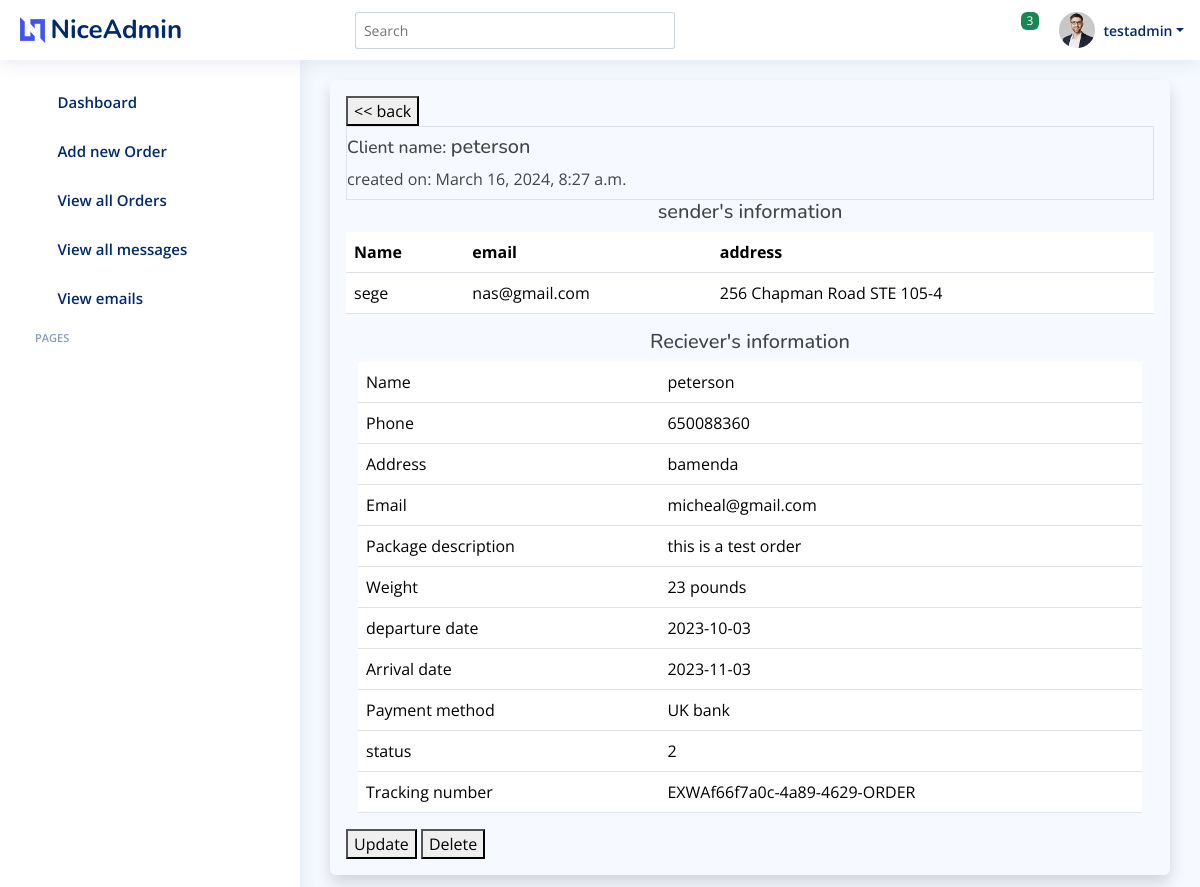
The app's page /adminside/details/0ee68c50487448ec99fb040bddc094c9/ (signed in) with its own data.
### adminside/models.py (models this page shows, shortened)
class Order(models.Model):
    sender_name = models.CharField(max_length=50)
    sender_address = models.CharField(max_length=50)
    sender_email = models.EmailField()
    sender_phone = models.CharField(null=True, blank=True, max_length=50)
    reciever_name = models.CharField(max_length=50, null=True, blank=True)
    Phone_number = models.CharField(null=True, blank=True, max_length=50)
    reciever_address = models.CharField(max_length=50, null=True, blank=True)
    reciever_email = models.EmailField()
    origin = models.CharField(max_length=50, null=True, blank=True)
    destination = models.CharField(max_length=50, null=True, blank=True)
    package = models.IntegerField(null=True)
    carrier = models.CharField(max_length=50, null=True, blank=True)
    type_of_shipment = models.CharField(max_length=50, null=True, blank=True)
    description = models.TextField(null=True, blank=True)
    reference_number = models.CharField(max_length=50, null=True, blank=True)
    weight = models.CharField(max_length=50, null=True, blank=True)
    departure_date = models.DateField(null=True, blank=True)
    arrival_date = models.DateField(null=True, blank=True)
    departure_time = models.CharField(null=True, blank=True, max_length=10)
    arrival_time = models.CharField(null=True, blank=True,  max_length=10)
    payment_method = models.CharField(max_length=50, null=True, blank=True)
    tracking_number = models.CharField(default=f"EXWA{str(uuid.uuid4())[:18]}-ORDER", max_length=30, unique=True)
    status = models.IntegerField(choices=ORDERSTATUS, default=1)
    id = models.UUIDField(default=uuid.uuid4, unique=True, primary_key=True, editable= False)
    date_added = models.DateTimeField(auto_now_add = True)
    updated = models.DateTimeField(auto_now=True)
    class Meta:
        ordering = ['-date_added']

### adminside/views.py (the view)
# urls.py: path('details/<str:pk>/', views.details, name = 'details'),
def details(request, pk):
    order = Order.objects.get(id=pk)
    return render(request, 'details.html', {'order': order})

### adminside/templates/details.html
{% extends 'base.html' %}
{% load static %}
{% block content %}
<div class="container  shadow p-3 mb-5 rounded">
    <a href="{% url 'AdminSide:order-list'%}"><button type="button" class="btn-secondary"> << back </button></a>
      <div class="nav navbar border">
          <div class="row">
              <div class="title"><h5><small>Client name: </small>{{ order.reciever_name}}</h5></div>
              <div class="timestamp">created on: {{order.date_added}}</div>
          </div>
      </div>
      <div class="sender">
          <h5 class="text-center">sender's information</h5>
          <table class="table">
              <thead>
                <tr>
                  <th scope="col">Name</th>
                  <th scope="col">email</th>
                  <th scope="col">address</th>
                </tr>
              </thead>
              <tbody>
                <tr>
                  <td>{{order.sender_name}}</td>
                  <td>{{order.sender_email}}</td>
                  <td>{{order.sender_address}}</td>
                </tr>
              </tbody>
            </table>
      </div>
      <div class="container-fluid reciever">
          <h5 class="text-center">Reciever's information</h5>
          <table class="table">
              <tbody>
                <tr>
                  <td class="text-strong">Name</td>
                  <td>{{order.reciever_name}}</td>
                </tr>
                <tr>
                  <td class="text-strong">Phone</td>
                  <td>{{order.Phone_number}}</td>
                </tr>
                <tr>
                  <td class="text-strong">Address</td>
                  <td>{{order.reciever_address}}</td>
                </tr>
                <tr>
                  <td class="text-strong">Email</td>
                  <td>{{order.reciever_email}}</td>
                </tr>
                <tr>
                  <td class="text-strong">Package description</td>
                  <td>{{order.description}}</td>
                </tr>
                <tr>
                  <td class="text-strong">Weight</td>
                  <td>{{order.weight}}</td>
                </tr>
                <tr>
                  <td class="text-strong">departure date</td>
                  <td>{{order.departure_time}}</td>
                </tr>
                <tr>
                  <td class="text-strong">Arrival date</td>
                  <td>{{order.arrival_time}}</td>
                </tr>
                <tr>
                  <td class="text-strong">Payment method</td>
                  <td>{{order.payment_method}}</td>
                </tr>
                <tr>
                  <td class="text-strong">status</td>
                  <td>{{order.status}}</td>
                </tr>
                <tr>
                  <td class="text-strong">Tracking number</td>
                  <td>{{order.tracking_number}}</td>
                </tr>
              </tbody>
            </table>
      </div>
      <a href="{% url 'AdminSide:update-order' order.id %}"><button type="reset">Update</button></a>
      <a href="{% url 'AdminSide:delete-order' order.id %}"><button type="reset">Delete</button></a>
  </div>
{% endblock %}

### adminside/templates/base.html (shortened to what this page needs)
{% load static %}
<!DOCTYPE html>
<html lang="en">
<head>
  <link href="{% static 'assets/vendor/bootstrap/css/bootstrap.min.css' %}" rel="stylesheet">
  <link rel="stylesheet" href="{% static 'assets/vendor/bootstrap-icons/bootstrap-icons.css' %}">
  <link rel="stylesheet" href="{% static 'assets/vendor/boxicons/css/boxicons.min.css' %}">
  <link rel="stylesheet" href="{% static 'assets/vendor/quill/quill.snow.css' %}">
  <link rel="stylesheet" href="{% static 'assets/vendor/quill/quill.bubble.css' %}">
  <link href="{%static 'assets/vendor/remixicon/remixicon.css' %}" rel="stylesheet">
  <link href="{% static 'assets/vendor/simple-datatables/style.css' %}" rel="stylesheet">
  <link href="{% static 'assets/css/style.css' %}" rel="stylesheet">
</head>
<body>
  <header id="header" class="header fixed-top d-flex align-items-center">
    <div class="d-flex align-items-center justify-content-between">
      <a href="" class="logo d-flex align-items-center">
        <img src="{% static 'assets/img/logo.png' %}" alt="">
        <span class="d-none d-lg-block">NiceAdmin</span>
      </a>
      <i class="bi bi-list toggle-sidebar-btn"></i>
    </div>
    <div class="search-bar">
      <form class="search-form d-flex align-items-center" method="POST" action="#">
        <input type="text" name="query" placeholder="Search" title="Enter search keyword">
        <button type="submit" title="Search"><i class="bi bi-search"></i></button>
      </form>
    </div>
    <nav class="header-nav ms-auto">
      <ul class="d-flex align-items-center">
        <li class="nav-item dropdown">
          <a class="nav-link nav-icon" href="#" data-bs-toggle="dropdown">
            <i class="bi bi-chat-left-text"></i>
            <span class="badge bg-success badge-number">3</span>
          </a>
        </li>
        <li class="nav-item dropdown pe-3">
          <a class="nav-link nav-profile d-flex align-items-center pe-0" href="#" data-bs-toggle="dropdown">
            <img src="{% static 'assets/img/profile-img.jpg' %}" alt="Profile" class="rounded-circle">
            <span class="d-none d-md-block dropdown-toggle ps-2">{{request.user.username}}</span>
          </a>
        </li>
      </ul>
    </nav>
  </header>
  <aside id="sidebar" class="sidebar">
    <ul class="sidebar-nav" id="sidebar-nav">
      <li class="nav-item">
        <a class="nav-link collapsed" href="{% url 'AdminSide:dashboard' %}">
          <i class="bi bi-grid"></i>
          <span>Dashboard</span>
        </a>
      </li>
      <li class="nav-item">
        <a class="nav-link collapsed" href="{% url 'AdminSide:new-order' %}">
          <i class="bi bi-grid"></i>
          <span>Add new Order</span>
        </a>
      </li>
      <li class="nav-item">
        <a class="nav-link collapsed" href="{% url 'AdminSide:order-list' %}">
          <i class="bi bi-grid"></i>
          <span>View all Orders</span>
        </a>
      </li>
      <li class="nav-item">
        <a class="nav-link collapsed" href="{% url 'AdminSide:all-messages' %}">
          <i class="bi bi-grid"></i>
          <span>View all messages</span>
        </a>
      </li>
      <li class="nav-item">
        <a class="nav-link collapsed" href="{% url 'AdminSide:email' %}">
          <i class="bi bi-grid"></i>
          <span>View emails</span>
        </a>
      </li>
      <li class="nav-heading">Pages</li>
    </ul>
  </aside>
  <main id="main" class="main">
    {% block content %}
    {% endblock %}
  </main>
</body>
</html>

### adminside/static/assets/css/style.css (style rules this page uses)
:root { scroll-behavior: smooth; }
body { font-family: "Open Sans", sans-serif; background: #f6f9ff; color: #444444; }
a { color: #4154f1; text-decoration: none; }
h1, h2, h3, h4, h5, h6 { font-family: "Nunito", sans-serif; }
#main { margin-top: 60px; padding: 20px 30px; transition: all 0.3s; }
.logo { line-height: 1; }
@media (min-width: 1200px) { .logo { width: 280px; } }
.logo img { max-height: 26px; margin-right: 6px; }
.logo span { font-size: 26px; font-weight: 700; color: #012970; font-family: "Nunito", sans-serif; }
.header { transition: all 0.5s; z-index: 997; height: 60px; box-shadow: 0px 2px 20px rgba(1, 41, 112, 0.1); background-color: #fff; padding-left: 20px; }
.header .toggle-sidebar-btn { font-size: 32px; padding-left: 10px; cursor: pointer; color: #012970; }
.header .search-bar { min-width: 360px; padding: 0 20px; }
.header .search-form { width: 100%; }
.header .search-form input { border: 0; font-size: 14px; color: #012970; border: 1px solid rgba(1, 41, 112, 0.2); padding: 7px 38px 7px 8px; border-radius: 3px; transition: 0.3s; width: 100%; }
.header .search-form button { border: 0; padding: 0; margin-left: -30px; background: none; }
.header .search-form button i { color: #012970; }
.header-nav ul { list-style: none; }
.header-nav>ul { margin: 0; padding: 0; }
.header-nav .nav-icon { font-size: 22px; color: #012970; margin-right: 25px; position: relative; }
.header-nav .nav-profile { color: #012970; }
.header-nav .nav-profile img { max-height: 36px; }
.header-nav .nav-profile span { font-size: 14px; font-weight: 600; }
.header-nav .badge-number { position: absolute; inset: -2px -5px auto auto; font-weight: normal; font-size: 12px; padding: 3px 6px; }
.sidebar { position: fixed; top: 60px; left: 0; bottom: 0; width: 300px; z-index: 996; transition: all 0.3s; padding: 20px; overflow-y: auto; scrollbar-width: thin; scrollbar-color: #aab7cf transparent; box-shadow: 0px 0px 20px rgba(1, 41, 112, 0.1); background-color: #fff; }
@media (min-width: 1200px) { #main, #footer { margin-left: 300px; } }
.sidebar-nav { padding: 0; margin: 0; list-style: none; }
.sidebar-nav li { padding: 0; margin: 0; list-style: none; }
.sidebar-nav .nav-item { margin-bottom: 5px; }
.sidebar-nav .nav-heading { font-size: 11px; text-transform: uppercase; color: #899bbd; font-weight: 600; margin: 10px 0 5px 15px; }
.sidebar-nav .nav-link { display: flex; align-items: center; font-size: 15px; font-weight: 600; color: #4154f1; transition: 0.3; background: #f6f9ff; padding: 10px 15px; border-radius: 4px; }
.sidebar-nav .nav-link i { font-size: 16px; margin-right: 10px; color: #4154f1; }
.sidebar-nav .nav-link.collapsed { color: #012970; background: #fff; }
.sidebar-nav .nav-link.collapsed i { color: #899bbd; }

### records on screen
Order: reciever_name "peterson", date_added "March 16, 2024, 8:27 a.m.", sender_name "sege", sender_email "nas@gmail.com", sender_address "256 Chapman Road STE 105-4", Phone_number "650088360", reciever_address "bamenda", reciever_email "micheal@gmail.com", description "this is a test order", weight "23 pounds", departure_time "2023-10-03", arrival_time "2023-11-03", payment_method "UK bank", status "2", tracking_number "EXWAf66f7a0c-4a89-4629-ORDER"

### other values on screen
{{ request.user.username }} "testadmin"
